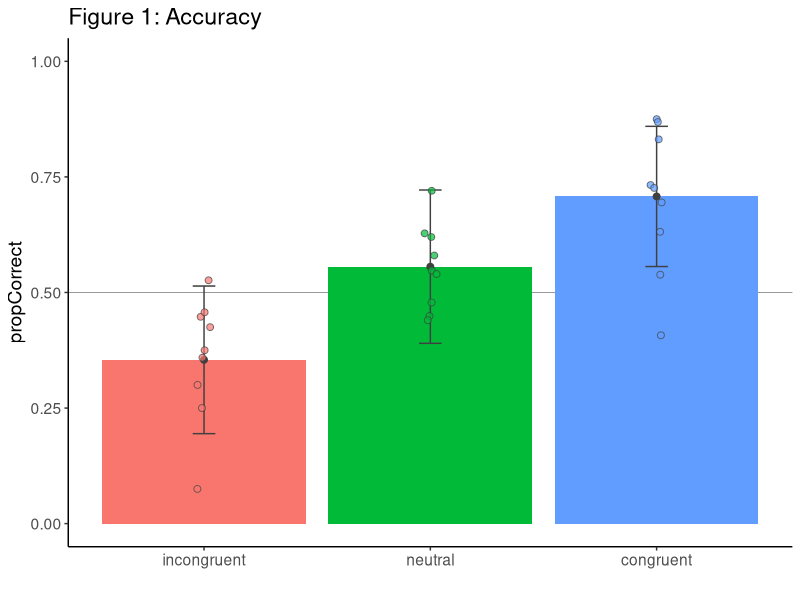
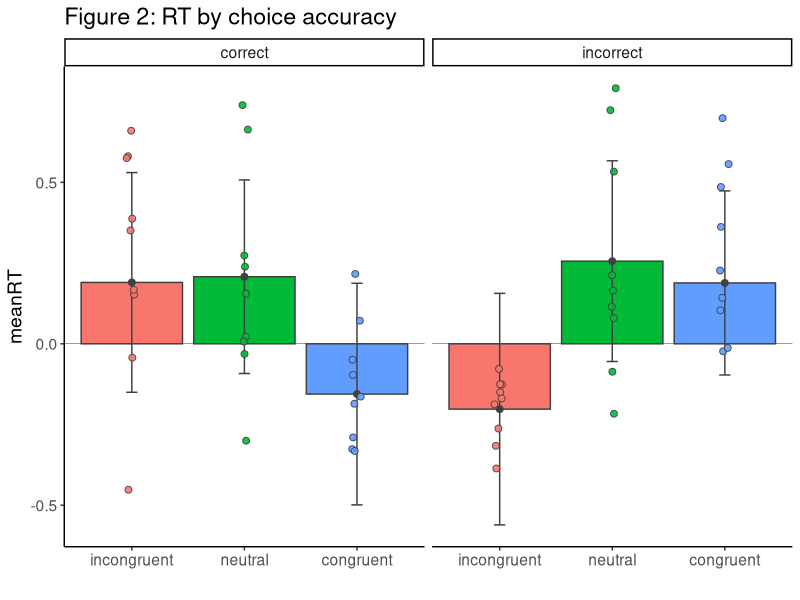
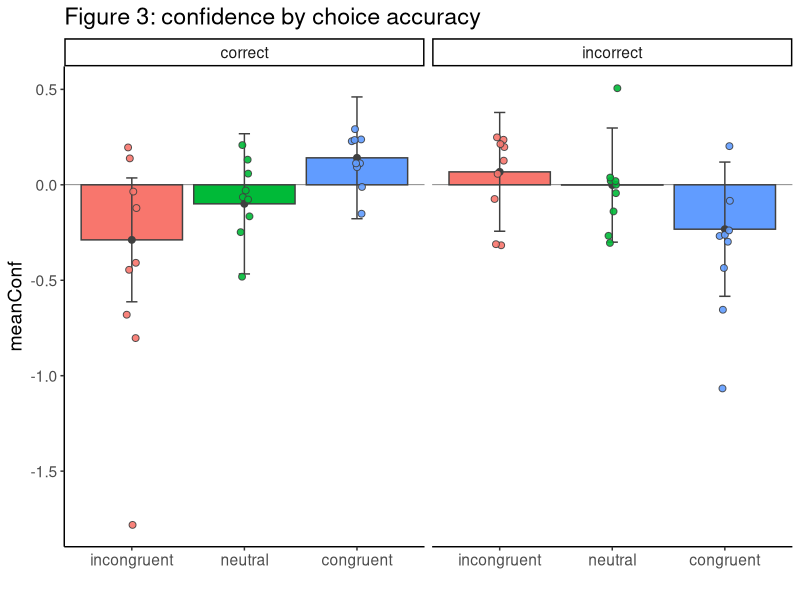
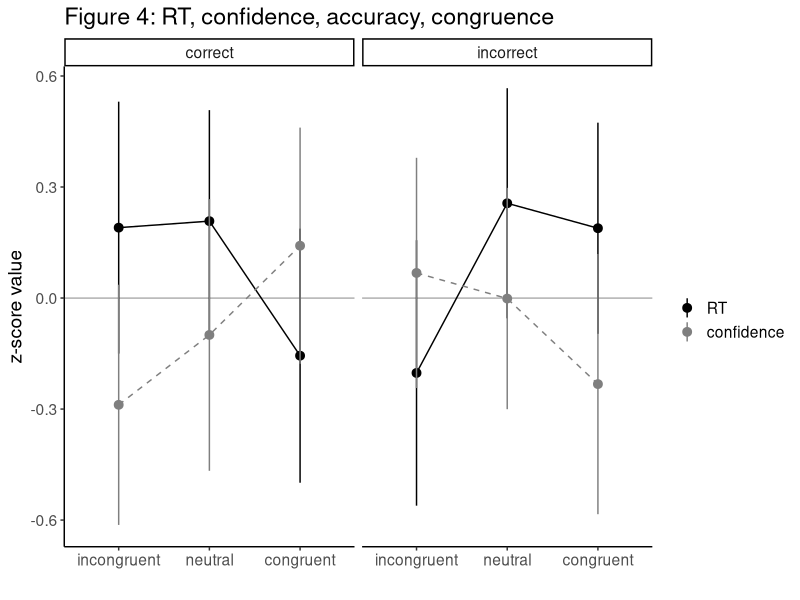
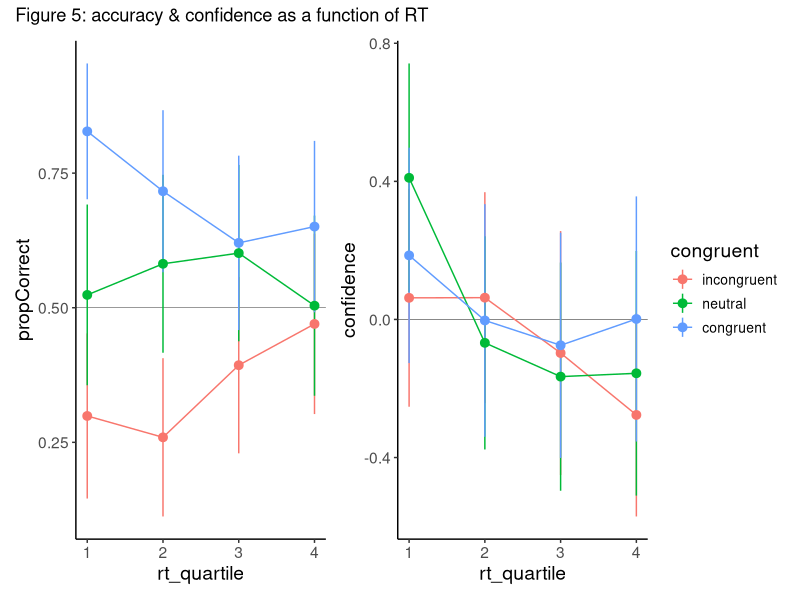
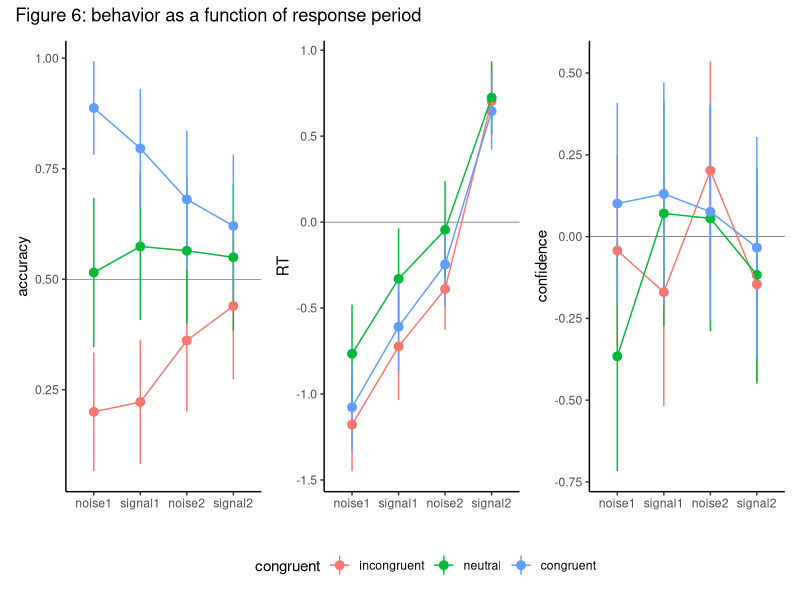
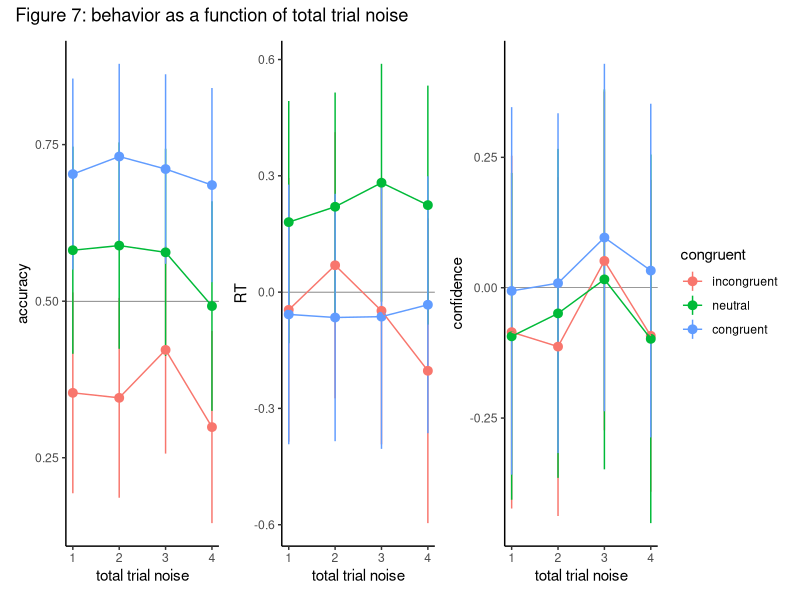
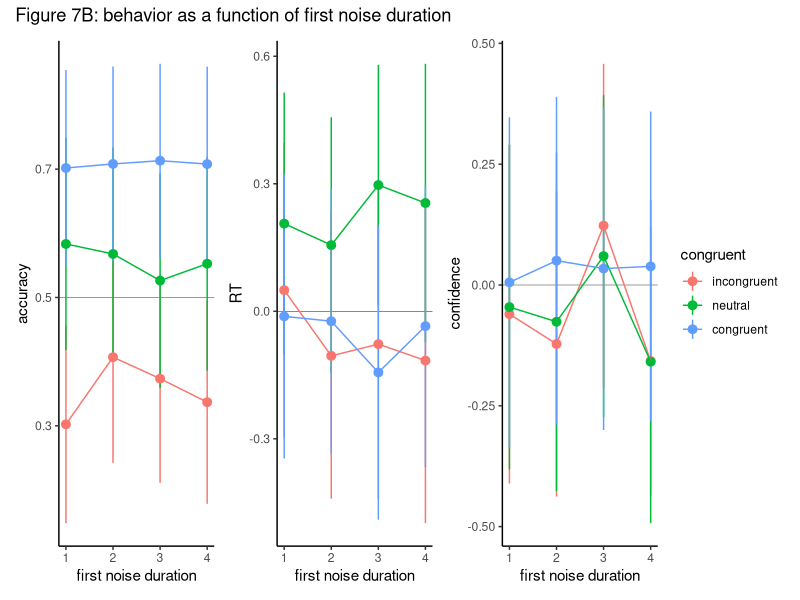

Source code (R) for these figures, in order:
## ---- chunk 1
library(tidyverse)
library(patchwork)

inferenceData_tidy <- read.csv('poster_data/inference_data.csv')
learningData_tidy <- read.csv('poster_data/learning_data.csv')

inferenceData_tidy <- inferenceData_tidy %>% filter(pilotGroup == 'group2')
nSubs <- length(unique(inferenceData_tidy$subID))
## ---- chunk 2
inferenceData_tidy <- inferenceData_tidy %>% 
  mutate(accuracyFactor=factor(accuracy, levels=c(1,0), labels=c('correct', 'incorrect')),
         congruent = factor(congruent, levels=c('incongruent', 'neutral', 'congruent')))

# compute accuracy within individuals
individualSummary <- inferenceData_tidy %>%
  group_by(subID, congruent) %>%
  summarise(propCorrect = mean(accuracy),
            meanRT = mean(zlogRT),
            meanZConf = mean(zConf))

# compute accuracy across individuals
groupSummary <- inferenceData_tidy %>%
  group_by(congruent) %>%
  summarise(propCorrect = mean(accuracy),
            accuracy_sem = sd(accuracy) / sqrt(nSubs),
            meanRT = mean(zlogRT),
            RT_sem = sd(zlogRT) / sqrt(nSubs),
            meanConf = mean(zConf),
            conf_sem = sd(zConf)/sqrt(nSubs)) 

# plot accuracy
ggplot(groupSummary, aes(x=congruent, y=propCorrect, fill=congruent)) +
  ylim(0,1) +
  theme_classic() + 
  geom_hline(yintercept=0.5, linewidth=0.15) +
  geom_col(position = position_dodge(width=0.25), width = 0.9) +
  geom_errorbar(aes(ymin=propCorrect - accuracy_sem, ymax = propCorrect + accuracy_sem), width=0.1,
                position = position_dodge(width=0.25), color='gray25') +
  geom_point(size=2, color='gray25',position = position_dodge(width=0.25)) +
  geom_point(data=individualSummary, position=position_jitterdodge(dodge.width=0.25, jitter.width = 0.15), 
             color='gray25', shape=21, size=2, alpha=0.7) +
  labs(title = 'Figure 1: Accuracy', x='') +
  theme(text = element_text(size=14),
        legend.position = 'none')
## ---- chunk 3
groupSummary <- inferenceData_tidy %>%
  mutate(accuracyFactor = factor(accuracy, levels=c(1,0), labels=c('correct', 'incorrect'))) %>%
  group_by(accuracyFactor, congruent) %>%
  summarise(meanRT = mean(zlogRT),
         RT_sem = sd(zlogRT) / sqrt(nSubs),
         meanConf = mean(zConf),
         conf_sem = sd(zConf) / sqrt(nSubs))

# then compute individual summaries
individualSummary <- inferenceData_tidy %>%
  group_by(accuracyFactor, congruent, subID) %>%
  summarise(meanRT = mean(zlogRT),
            meanConf = mean(zConf))

# plot accuracy * RT interaction
groupSummary %>%
ggplot(aes(x=congruent, y=meanRT, fill=congruent)) +
  theme_classic() + 
  facet_wrap(~accuracyFactor) +
  geom_hline(yintercept=0, linewidth=0.15) +
  geom_col(color='gray25') + 
  geom_errorbar(aes(ymin=meanRT - RT_sem, ymax = meanRT + RT_sem), width=0.1,
                color='gray25') +
  geom_point(size=2, color='gray25',position = position_dodge(width=0.25)) +
  geom_point(data=individualSummary, position=position_jitterdodge(dodge.width=0.25, jitter.width = 0.25), 
             color='gray25', shape=21, size=2, alpha=0.9) +
  labs(title = 'Figure 2: RT by choice accuracy', x='') + 
  theme(text = element_text(size=14),
        legend.position = 'none')
## ---- chunk 4
groupSummary %>%
  ggplot(aes(x=congruent, y=meanConf, fill=congruent)) +
  theme_classic() + 
  facet_wrap(~accuracyFactor) +
  geom_hline(yintercept=0, linewidth=0.15) +
  geom_col(color='gray25') + 
  geom_errorbar(aes(ymin=meanConf - conf_sem, ymax = meanConf + conf_sem), width=0.1,
                color='gray25') +
  geom_point(size=2, color='gray25',position = position_dodge(width=0.25)) +
  geom_point(data=individualSummary, position=position_jitterdodge(dodge.width=0.25, jitter.width = 0.25), 
             color='gray25', shape=21, size=2, alpha=0.9) +
  labs(title = 'Figure 3: confidence by choice accuracy', x='') + 
  theme(text = element_text(size=14),
        legend.position = 'none')
## ---- chunk 5
groupSummary %>%
  ggplot(aes(x=congruent, y=meanRT, group=accuracyFactor)) +
  facet_grid(~ accuracyFactor) + 
  geom_hline(yintercept=0, linewidth=0.15) + 
  geom_pointrange(aes(ymin=meanRT - RT_sem, ymax = meanRT + RT_sem, color='black')) +
  geom_line() +
  geom_pointrange(aes(y=meanConf, ymin=meanConf - conf_sem, ymax = meanConf + conf_sem, color='gray50')) +
  geom_line(aes(y=meanConf), color='gray50', linetype='dashed') +
  labs(y = 'z-score value', x='', title = 'Figure 4: RT, confidence, accuracy, congruence') +
  theme_classic() +
  scale_color_identity(guide = "legend",
                       name = '',
                       labels = c('RT', 'confidence')) +
    theme(text = element_text(size=14))
## ---- chunk 6

rtSummary_group <- inferenceData_tidy %>%
    group_by(rt_quartile, congruent) %>%
    summarise(propCorrect = mean(accuracy),
            sem = sd(accuracy)/sqrt(nSubs),
            meanConf = mean(zConf),
            conf_sem = sd(zConf)/sqrt(nSubs))

rtSummary_individual <- inferenceData_tidy %>%
  group_by(subID, rt_quartile, congruent) %>%
  summarise(propCorrect = mean(accuracy))

acc <- rtSummary_group %>%
  ggplot(aes(x=rt_quartile, y=propCorrect, color=congruent,group=congruent)) +
  geom_hline(yintercept=0.5, linewidth=0.15) + 
  geom_pointrange(aes(ymin=propCorrect - sem, ymax = propCorrect + sem)) +
  geom_line() +
  theme_classic() +
  theme(plot.title = element_text(hjust = 0.5),
        text = element_text(size=14),
        legend.text = element_text(size=10))

conf <- rtSummary_group %>%
  ggplot(aes(x=rt_quartile, y=meanConf, color=congruent,group=congruent)) +
  geom_hline(yintercept=0, linewidth=0.15) + 
  geom_pointrange(aes(ymin=meanConf - conf_sem, ymax = meanConf + conf_sem)) +
  geom_line() +
  theme_classic() +
  labs(y='confidence') +
  theme(plot.title = element_text(hjust = 0.5),
        text = element_text(size=14),
        legend.text = element_text(size=10))

acc + conf + plot_layout(guides='collect') + plot_annotation(title='Figure 5: accuracy & confidence as a function of RT')
## ---- chunk 7
tpSummary_group <- inferenceData_tidy %>%
  filter(is.na(respPeriod)==F) %>%
  mutate(respPeriod = factor(respPeriod, levels=c(1,2,3,4),
                             labels = c('noise1', 'signal1','noise2','signal2'))) %>%
  group_by(respPeriod, congruent) %>%
  summarise(propCorrect = mean(accuracy),
            accuracy_sem = sd(accuracy)/sqrt(nSubs),
            meanConf = mean(zConf),
            conf_sem = sd(zConf)/sqrt(nSubs),
            meanRT = mean(zlogRT),
            RT_sem = sd(zlogRT)/sqrt(nSubs))

tpSummary_individual <- inferenceData_tidy %>%
  filter(is.na(respPeriod)==F) %>%
  mutate(respPeriod = factor(respPeriod, levels=c(1,2,3,4),
                             labels = c('noise1', 'signal1','noise2','signal2'))) %>% 
  group_by(respPeriod, congruent, subID) %>%
  summarise(propCorrect = mean(accuracy),
            meanConf = mean(zConf),
            meanRT = mean(zlogRT))

# plot accuracy as a function of response period -- commented out text makes it a bar plot
acc <- tpSummary_group %>%
  ggplot(aes(x=respPeriod, y=propCorrect, color=congruent, fill=congruent)) +
  geom_hline(yintercept=0.5, linewidth=0.15) +
  #geom_col(position=position_dodge()) +
  #geom_errorbar(aes(ymin=propCorrect - accuracy_sem, ymax = propCorrect + accuracy_sem), width=0.1,
  #              position = position_dodge(width=0.9), color='gray25') + 
  #geom_point(data=tpSummary_individual, position=position_jitterdodge(dodge.width=0.9, jitter.width = 0.15), 
  #           color='gray25', shape=21, size=1, alpha=0.7) +
  geom_pointrange(aes(ymin=propCorrect - accuracy_sem, ymax = propCorrect + accuracy_sem)) +
  geom_line(aes(group=congruent)) + 
  theme_classic() +
  labs(x='', y='accuracy') +
  theme(legend.position = 'none')

rt <- tpSummary_group %>%
  ggplot(aes(x=respPeriod, y=meanRT, color=congruent, fill=congruent)) +
  geom_hline(yintercept=0, linewidth=0.15) +
  geom_pointrange(aes(ymin=meanRT - RT_sem, ymax = meanRT + RT_sem)) +
  geom_line(aes(group=congruent)) + 
  theme_classic() +
  labs(x='', y = 'RT') +
  theme(legend.position = 'none')

# plot confidence as a function of response period -- commented out text makes it a bar plot
conf <- tpSummary_group %>%
  ggplot(aes(x=respPeriod, y=meanConf, color=congruent, fill=congruent)) +
  geom_hline(yintercept=0, linewidth=0.15) +
  #geom_col(position=position_dodge()) +
  #geom_errorbar(aes(ymin=meanConf - conf_sem, ymax = meanConf + conf_sem), width=0.1,
  #              position = position_dodge(width=0.9), color='gray25') + 
  #geom_point(data=tpSummary_individual, position=position_jitterdodge(dodge.width=0.9, jitter.width = 0.15), 
  #          color='gray25', shape=21, size=1, alpha=0.7) +
  geom_pointrange(aes(ymin=meanConf - conf_sem, ymax = meanConf + conf_sem)) +
  geom_line(aes(group=congruent)) +
  theme_classic() +
  labs(x='', y = 'confidence') +
  theme(legend.position = 'top')

acc + rt + conf + 
  plot_layout(guides='collect') + 
  plot_annotation(title='Figure 6: behavior as a function of response period') &
  theme(legend.position = 'bottom')
## ---- chunk 8

tnSummary_group <- inferenceData_tidy %>%
  group_by(totalNoise_quartile, congruent) %>%
  summarise(propCorrect = mean(accuracy),
            accuracy_sem = sd(accuracy)/sqrt(nSubs),
            meanConf = mean(zConf),
            conf_sem = sd(zConf)/sqrt(nSubs),
            meanRT = mean(zlogRT),
            RT_sem = sd(zlogRT)/sqrt(nSubs))

tnSummary_individual <- inferenceData_tidy %>%
  group_by(totalNoise_quartile, congruent, subID) %>%
  summarise(propCorrect = mean(accuracy),
            meanConf = mean(zConf),
            meanRT = mean(zlogRT))

# plot accuracy as a function of trial noise
TN_acc <- tnSummary_group %>%
  ggplot(aes(x=totalNoise_quartile, y=propCorrect, color=congruent, fill=congruent, group=congruent)) +
  geom_hline(yintercept=0.5, linewidth=0.15) +
  geom_pointrange(aes(ymin=propCorrect - accuracy_sem, ymax = propCorrect + accuracy_sem)) +
  geom_line() +
  theme_classic() +
  labs(x = 'total trial noise', y = 'accuracy')

# RT as a function of trial noise
TN_rt <- tnSummary_group %>%
  ggplot(aes(x=totalNoise_quartile, y=meanRT, color=congruent, fill=congruent, group=congruent)) +
  geom_hline(yintercept=0, linewidth=0.15) +
  geom_pointrange(aes(ymin=meanRT - RT_sem, ymax = meanRT + RT_sem)) +
  geom_line() +
  theme_classic() +
  labs(x= 'total trial noise', y = 'RT')

  # confidence as a function of trial noise
TN_conf <- tnSummary_group %>%
  ggplot(aes(x=totalNoise_quartile, y=meanConf, color=congruent, fill=congruent, group=congruent)) +
  geom_hline(yintercept=0, linewidth=0.15) +
  geom_pointrange(aes(ymin=meanConf - conf_sem, ymax = meanConf + conf_sem)) +
  geom_line() +
  theme_classic() +
  labs(x = 'total trial noise', y='confidence') 

TN_acc + TN_rt + TN_conf + 
  plot_layout(guides='collect') + 
  plot_annotation(title='Figure 7: behavior as a function of total trial noise')

### compute accuracy & confidence as a function of first trial noise & congruence ### 
fnSummary_group <- inferenceData_tidy %>%
  group_by(firstNoise_quartile, congruent) %>%
  summarise(propCorrect = mean(accuracy),
            accuracy_sem = sd(accuracy)/sqrt(nSubs),
            meanConf = mean(zConf),
            conf_sem = sd(zConf)/sqrt(nSubs),
            meanRT = mean(zlogRT),
            RT_sem = sd(zlogRT)/sqrt(nSubs))

fnSummary_individual <- inferenceData_tidy %>%
  group_by(firstNoise_quartile, congruent, subID) %>%
  summarise(propCorrect = mean(accuracy),
            meanConf = mean(zConf),
            meanRT = mean(zlogRT))

# plot accuracy as a function of trial noise
FN_acc <- fnSummary_group %>%
  ggplot(aes(x=firstNoise_quartile, y=propCorrect, color=congruent, fill=congruent, group=congruent)) +
  geom_hline(yintercept=0.5, linewidth=0.15) +
  geom_pointrange(aes(ymin=propCorrect - accuracy_sem, ymax = propCorrect + accuracy_sem)) +
  geom_line() +
  theme_classic() +
  labs(x = 'first noise duration', y='accuracy')

# RT as a function of trial noise
FN_rt <- fnSummary_group %>%
  ggplot(aes(x=firstNoise_quartile, y=meanRT, color=congruent, fill=congruent, group=congruent)) +
  geom_hline(yintercept=0, linewidth=0.15) +
  geom_pointrange(aes(ymin=meanRT - RT_sem, ymax = meanRT + RT_sem)) +
  geom_line() +
  theme_classic() +
  labs(x = 'first noise duration', y='RT')

# confidence as a function of trial noise
FN_conf <- fnSummary_group %>%
  ggplot(aes(x=firstNoise_quartile, y=meanConf, color=congruent, fill=congruent, group=congruent)) +
  geom_hline(yintercept=0, linewidth=0.15) +
  geom_pointrange(aes(ymin=meanConf - conf_sem, ymax = meanConf + conf_sem)) +
  geom_line() +
  theme_classic() +
  labs(x = 'first noise duration', y='confidence')

FN_acc + FN_rt + FN_conf + plot_layout(guides='collect') + 
  plot_annotation(title='Figure 7B: behavior as a function of first noise duration') 

#### compute accuracy and confidence as a function of second noise duration #### 
snSummary_group <- inferenceData_tidy %>%
  group_by(secondNoise_quartile, congruent) %>%
  summarise(propCorrect = mean(accuracy),
            accuracy_sem = sd(accuracy)/sqrt(nSubs),
            meanConf = mean(zConf),
            conf_sem = sd(zConf)/sqrt(nSubs),
            meanRT = mean(zlogRT),
            RT_sem = sd(zlogRT) / sqrt(nSubs))

snSummary_individual <- inferenceData_tidy %>%
  group_by(secondNoise_quartile, congruent, subID) %>%
  summarise(propCorrect = mean(accuracy),
            meanConf = mean(zConf),
            meanRT = mean(zlogRT))

# plot accuracy as a function of trial noise
SN_acc <- snSummary_group %>%
  ggplot(aes(x=secondNoise_quartile, y=propCorrect, color=congruent, fill=congruent, group=congruent)) +
  geom_hline(yintercept=0.5, linewidth=0.15) +
  geom_pointrange(aes(ymin=propCorrect - accuracy_sem, ymax = propCorrect + accuracy_sem)) +
  geom_line() +
  theme_classic() +
  labs(x='second noise duration', y='accuracy')

SN_rt <- snSummary_group %>%
  ggplot(aes(x=secondNoise_quartile, y=meanRT, color=congruent, fill=congruent, group=congruent)) +
  geom_hline(yintercept=0, linewidth=0.15) +
  geom_pointrange(aes(ymin=meanRT - RT_sem, ymax = meanRT + RT_sem)) +
  geom_line() +
  theme_classic() +
  labs(x = 'second noise duration', y='RT')

# confidence as a function of trial noise
SN_conf <- snSummary_group %>%
  ggplot(aes(x=secondNoise_quartile, y=meanConf, color=congruent, fill=congruent, group=congruent)) +
  geom_hline(yintercept=0, linewidth=0.15) +
  geom_pointrange(aes(ymin=meanConf - conf_sem, ymax = meanConf + conf_sem)) +
  geom_line() +
  theme_classic() +
  labs(x = 'second noise duration', y='confidence')

SN_acc + SN_rt + SN_conf + plot_layout(guides='collect') + 
  plot_annotation(title='Figure 7C: behavior as a function of second noise duration') 
## ---- chunk 9
learningData_tidy %>%
  mutate(congruent = factor(congruent, levels=c('incongruent', 'neutral', 'congruent'))) %>%
  group_by(congruent, learning_time) %>%
  summarise(meanRT = mean(zlogRT),
            sem = sd(zlogRT)/sqrt(nSubs)) %>%
  ggplot(aes(x=learning_time, y=meanRT, color=congruent, group=congruent)) +
  geom_hline(yintercept = 0, linewidth=0.15) +
  geom_pointrange(aes(ymin = meanRT - sem, ymax=meanRT + sem)) +
  geom_line() +
  theme_classic() +
  labs(y='RT', x='time spent in cue learning', title='Figure 8: RTs over the course of cue learning')
## ---- chunk 10
trial_quartile <- quantile(inferenceData_tidy$trial, names=F)
inferenceData_tidy <- inferenceData_tidy %>%
  mutate(trial_time = case_when(trial >= trial_quartile[1] & trial < trial_quartile[2] ~ 1,
                                trial >= trial_quartile[2] & trial < trial_quartile[3] ~ 2,
                                trial >= trial_quartile[3] & trial < trial_quartile[4] ~ 3,
                                trial >= trial_quartile[4] ~ 4))
acc <- inferenceData_tidy %>%
  group_by(trial_time, congruent) %>%
  summarise(propCorrect = mean(accuracy),
            sem = sd(accuracy) / sqrt(nSubs)) %>%
  ggplot(aes(x=trial_time, y=propCorrect, color=congruent, group=congruent)) +
    geom_hline(yintercept = 0.5, linewidth=0.15) +
    geom_pointrange(aes(ymin = propCorrect-sem, ymax=propCorrect+sem)) +
    geom_line() +
    theme_classic() +
    labs(y='accuracy', x='time spent in the inference phase', title = 'Figure 9A')

RT <- inferenceData_tidy %>%
  group_by(trial_time, congruent) %>%
  summarise(RT = mean(zlogRT),
            sem = sd(zlogRT) / sqrt(nSubs)) %>%
  ggplot(aes(x=trial_time, y=RT, color=congruent, group=congruent)) +
    geom_hline(yintercept = 0, linewidth=0.15) +
    geom_pointrange(aes(ymin = RT-sem, ymax=RT+sem)) +
    geom_line() +
    theme_classic() +
    labs(y='RT', x='time spent in the inference phase', title = 'Figure 9B')

conf <- inferenceData_tidy %>%
  group_by(trial_time, congruent) %>%
  summarise(conf = mean(zConf),
            sem = sd(zConf) / sqrt(nSubs)) %>%
  ggplot(aes(x=trial_time, y=conf, color=congruent, group=congruent)) +
    geom_hline(yintercept = 0, linewidth=0.15) +
    geom_pointrange(aes(ymin = conf-sem, ymax=conf+sem)) +
    geom_line() +
    theme_classic() +
    labs(y='confidence', x='time spent in the inference phase', title = 'Figure 9C')

acc + RT + conf + plot_layout(guides = 'collect', axis_titles = 'collect') + plot_annotation(title = 'Figure 9: behavior over the entire inference phase')
